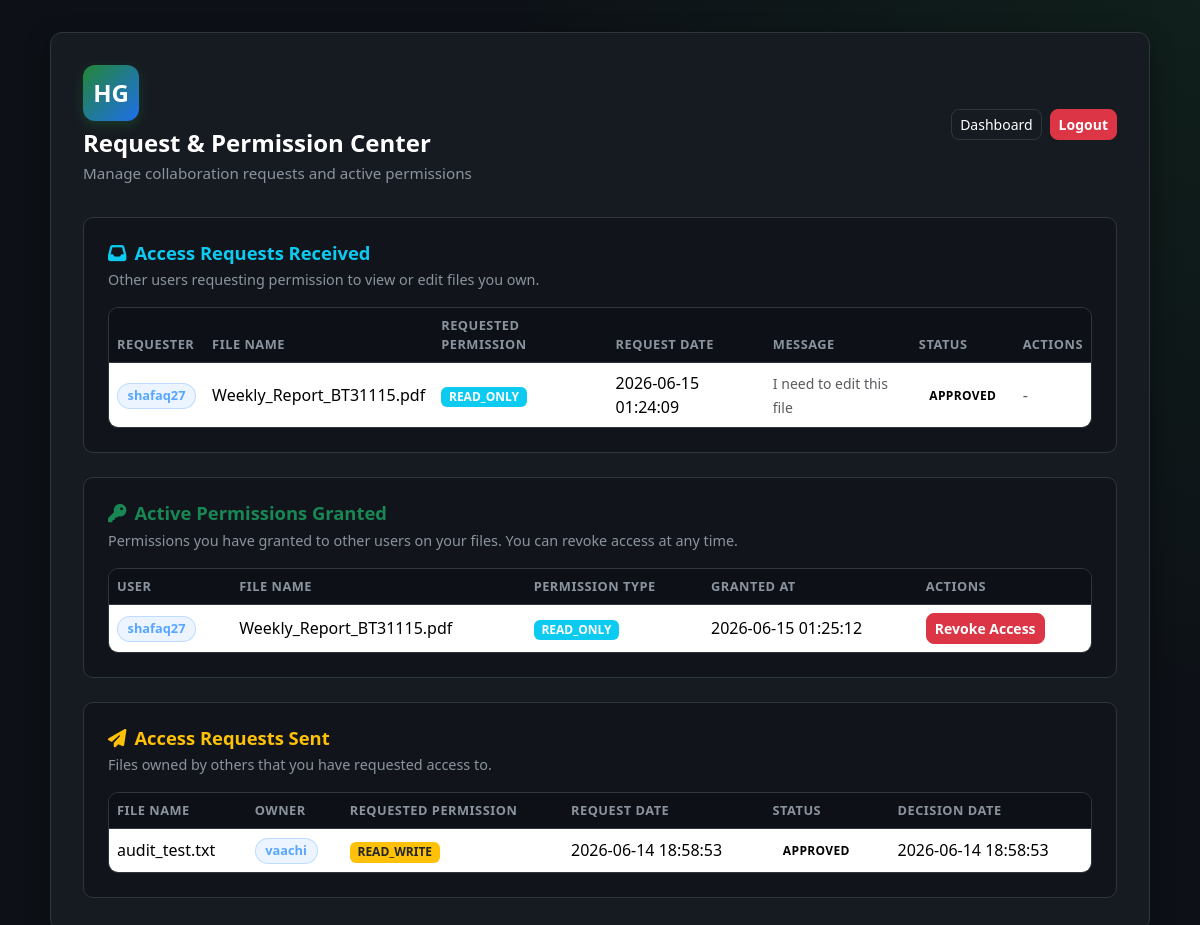
The page /requests (signed in) on the database as committed earlier.
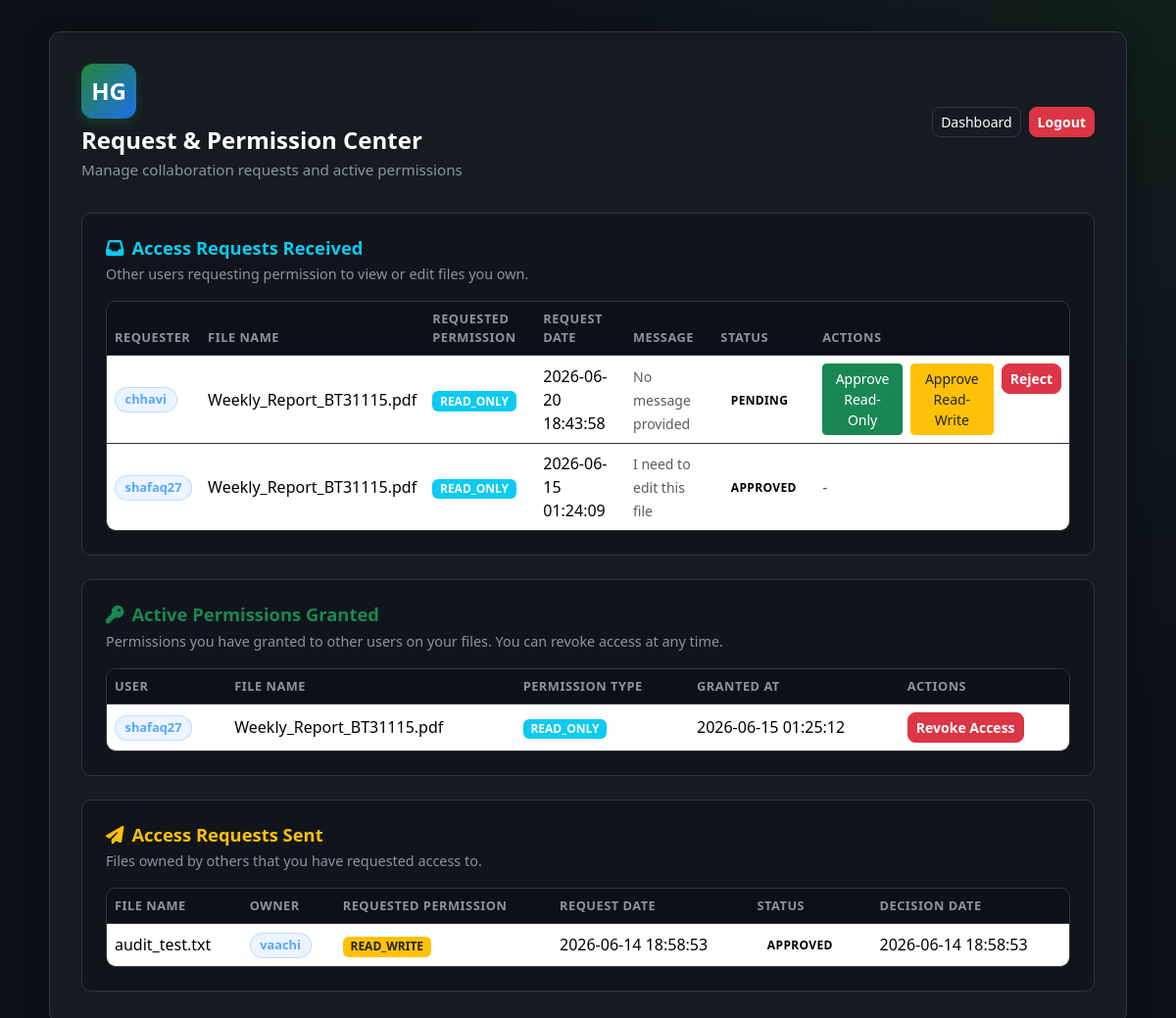
The same page on the database as committed later.
### tables this page shows
CREATE TABLE access_requests (
    id INTEGER PRIMARY KEY AUTOINCREMENT,
    file_id INTEGER NOT NULL,
    requester_id INTEGER NOT NULL,
    owner_id INTEGER NOT NULL,
    requested_permission TEXT NOT NULL, -- 'READ_ONLY' or 'READ_WRITE'
    status TEXT NOT NULL DEFAULT 'PENDING', -- 'PENDING', 'APPROVED', 'REJECTED', 'REVOKED'
    request_message TEXT,
    request_date TIMESTAMP DEFAULT CURRENT_TIMESTAMP,
    decision_date TIMESTAMP,
    FOREIGN KEY (file_id) REFERENCES files(id),
    FOREIGN KEY (requester_id) REFERENCES users(id),
    FOREIGN KEY (owner_id) REFERENCES users(id)
);

CREATE TABLE users (
    id INTEGER PRIMARY KEY AUTOINCREMENT,
    username TEXT NOT NULL UNIQUE,
    email TEXT NOT NULL UNIQUE,
    password_hash TEXT NOT NULL,
    created_at TIMESTAMP DEFAULT CURRENT_TIMESTAMP
, security_question TEXT NOT NULL DEFAULT 'q1', security_answer_hash TEXT NOT NULL DEFAULT '', email_verified INTEGER NOT NULL DEFAULT 0, last_login TIMESTAMP, account_status TEXT NOT NULL DEFAULT 'ACTIVE', failed_attempts INTEGER NOT NULL DEFAULT 0, locked_until TIMESTAMP);

CREATE TABLE files (
    id INTEGER PRIMARY KEY AUTOINCREMENT,
    owner_id INTEGER NOT NULL,
    original_filename TEXT NOT NULL,
    stored_filename TEXT NOT NULL,
    file_extension TEXT NOT NULL,
    file_size INTEGER NOT NULL,
    mime_type TEXT NOT NULL,
    sha256_hash TEXT NOT NULL,
    upload_time TIMESTAMP DEFAULT CURRENT_TIMESTAMP,
    last_verified TIMESTAMP,
    status TEXT NOT NULL DEFAULT 'ACTIVE',
    is_deleted INTEGER NOT NULL DEFAULT 0,
    FOREIGN KEY (owner_id) REFERENCES users(id)
);

CREATE TABLE file_permissions (
    id INTEGER PRIMARY KEY AUTOINCREMENT,
    file_id INTEGER NOT NULL,
    user_id INTEGER NOT NULL,
    permission_type TEXT NOT NULL, -- 'READ_ONLY' or 'READ_WRITE'
    granted_by INTEGER NOT NULL,
    granted_at TIMESTAMP DEFAULT CURRENT_TIMESTAMP,
    FOREIGN KEY (file_id) REFERENCES files(id),
    FOREIGN KEY (user_id) REFERENCES users(id),
    FOREIGN KEY (granted_by) REFERENCES users(id),
    UNIQUE(file_id, user_id)
);

### app.py (the view)
@app.route("/requests")
@login_required
def requests_page():
    conn = get_db_connection()
    try:
        user_id = session["user_id"]
        requests_received = conn.execute(
            """
            SELECT r.*, f.original_filename, u.username AS requester_username
            FROM access_requests r
            INNER JOIN files f ON f.id = r.file_id
            INNER JOIN users u ON u.id = r.requester_id
            WHERE r.owner_id = ?
            ORDER BY r.request_date DESC
            """,
            (user_id,),
        ).fetchall()
        requests_sent = conn.execute(
            """
            SELECT r.*, f.original_filename, u.username AS owner_username
            FROM access_requests r
            INNER JOIN files f ON f.id = r.file_id
            INNER JOIN users u ON u.id = r.owner_id
            WHERE r.requester_id = ?
            ORDER BY r.request_date DESC
            """,
            (user_id,),
        ).fetchall()
        permissions_granted = conn.execute(
            """
            SELECT p.*, f.original_filename, u.username AS user_username
            FROM file_permissions p
            INNER JOIN files f ON f.id = p.file_id
            INNER JOIN users u ON u.id = p.user_id
            WHERE p.granted_by = ?
            ORDER BY p.granted_at DESC
            """,
            (user_id,),
        ).fetchall()
    finally:
        conn.close()
    return render_template(
        "requests.html",
        username=session.get("username"),
        requests_received=requests_received,
        requests_sent=requests_sent,
        permissions_granted=permissions_granted,
    )

### app.py (called while the page is built)
def get_db_connection():
    conn = sqlite3.connect(DATABASE_PATH)
    conn.row_factory = sqlite3.Row
    return conn

def utc_now():
    return datetime.utcnow()

def login_required(view_func):
    @wraps(view_func)
    def wrapped_view(*args, **kwargs):
        if "user_id" not in session:
            flash("Please log in to access the dashboard.", "warning")
            return redirect(url_for("login"))
        last_activity = session.get("last_activity")
        if last_activity and (utc_now().timestamp() - last_activity) > SESSION_TIMEOUT_SECONDS:
            session.clear()
            flash("Your session has expired due to inactivity. Please log in again.", "warning")
            return redirect(url_for("login"))
        session["last_activity"] = utc_now().timestamp()
        return view_func(*args, **kwargs)
    return wrapped_view

### templates/requests.html (shortened to what the changed rows need)
<!DOCTYPE html>
<html lang="en">
<head>
    <link href="https://cdn.jsdelivr.net/npm/bootstrap@5.3.3/dist/css/bootstrap.min.css" rel="stylesheet">
    <link rel="stylesheet" href="https://cdnjs.cloudflare.com/ajax/libs/font-awesome/6.4.0/css/all.min.css">
    <link rel="stylesheet" href="{{ url_for('static', filename='css/style.css') }}">
</head>
<body>
    <div class="dashboard-wrapper">
        <div class="container dashboard-container">
            <div class="dashboard-card dashboard-card-wide mx-auto">
                <div class="dashboard-header">
                    <div>
                        <h1 class="welcome-text">Request & Permission Center</h1>
                    </div>
                </div>
                <section class="dashboard-section mb-4">
                    <h2 class="section-title text-info"><i class="fa-solid fa-inbox me-2"></i>Access Requests Received</h2>
                    {% if requests_received %}
                        <div class="table-responsive files-table-wrapper">
                            <table class="table files-table align-middle">
                                <thead>
                                    <tr>
                                        <th>Requester</th>
                                        <th>File Name</th>
                                        <th>Requested Permission</th>
                                        <th>Request Date</th>
                                        <th>Message</th>
                                        <th>Status</th>
                                        <th>Actions</th>
                                    </tr>
                                </thead>
                                <tbody>
                                    {% for req in requests_received %}
                                        <tr>
                                            <td><span class="owner-badge">{{ req.requester_username }}</span></td>
                                            <td>{{ req.original_filename }}</td>
                                            <td>
                                                <span class="badge {% if req.requested_permission == 'READ_WRITE' %}bg-warning text-dark{% else %}bg-info{% endif %}">
                                                    {{ req.requested_permission }}
                                                </span>
                                            </td>
                                            <td>{{ req.request_date }}</td>
                                            <td><small class="text-muted">{{ req.request_message or 'No message provided' }}</small></td>
                                            <td>
                                                <span class="status-badge status-{{ req.status|lower }}">{{ req.status }}</span>
                                            </td>
                                            <td>
                                                {% if req.status == 'PENDING' %}
                                                    <div class="d-flex gap-2">
                                                        <form action="{{ url_for('approve_request', request_id=req.id) }}" method="POST" class="d-inline">
                                                            <button type="submit" class="btn btn-success btn-sm">Approve Read-Only</button>
                                                        </form>
                                                        <form action="{{ url_for('approve_request', request_id=req.id) }}" method="POST" class="d-inline">
                                                            <button type="submit" class="btn btn-warning btn-sm text-dark">Approve Read-Write</button>
                                                        </form>
                                                        <form action="{{ url_for('reject_request', request_id=req.id) }}" method="POST" class="d-inline">
                                                            <button type="submit" class="btn btn-danger btn-sm">Reject</button>
                                                        </form>
                                                    </div>
                                                {% else %}
                                                    <span class="text-muted">-</span>
                                                {% endif %}
                                            </td>
                                        </tr>
                                    {% endfor %}
                                </tbody>
                            </table>
                        </div>
                    {% else %}
                        <div class="empty-state">
                            <p class="mb-0">No access requests received yet.</p>
                        </div>
                    {% endif %}
                </section>
                <section class="dashboard-section mb-4">
                    <h2 class="section-title text-success"><i class="fa-solid fa-key me-2"></i>Active Permissions Granted</h2>
                    {% if permissions_granted %}
                        <div class="table-responsive files-table-wrapper">
                            <table class="table files-table align-middle">
                                <thead>
                                    <tr>
                                        <th>User</th>
                                        <th>File Name</th>
                                        <th>Permission Type</th>
                                        <th>Granted At</th>
                                        <th>Actions</th>
                                    </tr>
                                </thead>
                                <tbody>
                                    {% for perm in permissions_granted %}
                                        <tr>
                                            <td><span class="owner-badge">{{ perm.user_username }}</span></td>
                                            <td>{{ perm.original_filename }}</td>
                                            <td>
                                                <span class="badge {% if perm.permission_type == 'READ_WRITE' %}bg-warning text-dark{% else %}bg-info{% endif %}">
                                                    {{ perm.permission_type }}
                                                </span>
                                            </td>
                                            <td>{{ perm.granted_at }}</td>
                                            <td>
                                                <form action="{{ url_for('revoke_permission', permission_id=perm.id) }}" method="POST" onsubmit="return confirm('Revoke access for this user?');" class="d-inline">
                                                    <button type="submit" class="btn btn-danger btn-sm">Revoke Access</button>
                                                </form>
                                            </td>
                                        </tr>
                                    {% endfor %}
                                </tbody>
                            </table>
                        </div>
                    {% else %}
                        <div class="empty-state">
                            <p class="mb-0">No permissions granted yet.</p>
                        </div>
                    {% endif %}
                </section>
                <section class="dashboard-section">
                    <h2 class="section-title text-warning"><i class="fa-solid fa-paper-plane me-2"></i>Access Requests Sent</h2>
                    {% if requests_sent %}
                        <div class="table-responsive files-table-wrapper">
                            <table class="table files-table align-middle">
                                <thead>
                                    <tr>
                                        <th>File Name</th>
                                        <th>Owner</th>
                                        <th>Requested Permission</th>
                                        <th>Request Date</th>
                                        <th>Status</th>
                                        <th>Decision Date</th>
                                    </tr>
                                </thead>
                                <tbody>
                                    {% for req in requests_sent %}
                                        <tr>
                                            <td>{{ req.original_filename }}</td>
                                            <td><span class="owner-badge">{{ req.owner_username }}</span></td>
                                            <td>
                                                <span class="badge {% if req.requested_permission == 'READ_WRITE' %}bg-warning text-dark{% else %}bg-info{% endif %}">
                                                    {{ req.requested_permission }}
                                                </span>
                                            </td>
                                            <td>{{ req.request_date }}</td>
                                            <td>
                                                <span class="status-badge status-{{ req.status|lower }}">{{ req.status }}</span>
                                            </td>
                                            <td>{{ req.decision_date or '-' }}</td>
                                        </tr>
                                    {% endfor %}
                                </tbody>
                            </table>
                        </div>
                    {% else %}
                        <div class="empty-state">
                            <p class="mb-0">You have not sent any access requests yet.</p>
                        </div>
                    {% endif %}
                </section>
            </div>
        </div>
    </div>
</body>
</html>

Rows that differ between the two databases and show on the page:
added access_requests: requester_username "chhavi", original_filename "Weekly_Report_BT31115.pdf", requested_permission "READ_ONLY", request_date "2026-06-20 18:43:58", request_message "No message provided", status "PENDING", shown under "Access Requests Received"
